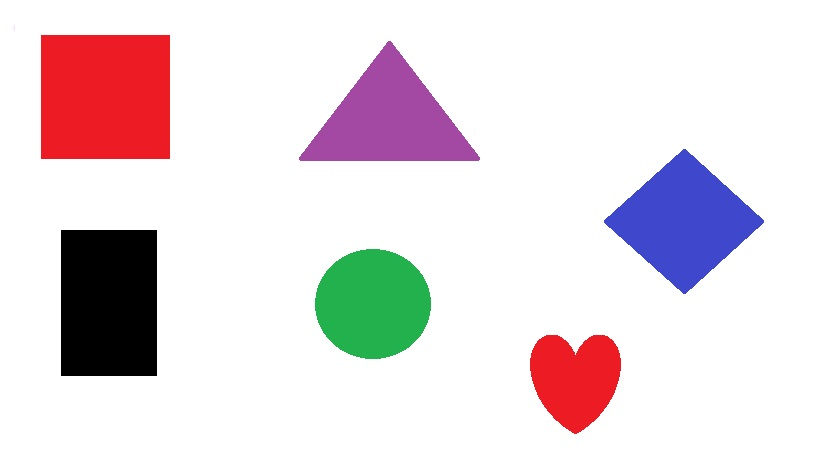
//> input picture Object detection/pics for code/Shapes.jpg, 821 x 469 px
$ ./Object_detection_inside_of_an_Image   (built with g++ and OpenCV 4)
//> lines starting //> are read from the running program, lines starting //| are printed output that depends on the picture; after the words box and inside, x2 and y2 are one past the last pixel; in counts of white or black regions, pixels touching at a corner belong together
                       ////     ||| Open Source Computer Vision Library |||     \\\\


//Header files of opencv

#include <opencv2/imgcodecs.hpp>      // To read and write images(imgcodecs)
#include <opencv2/highgui.hpp>        // To operate high level Graphics User Interface (GUI)(highgui)
#include <opencv2/imgproc.hpp>        // for processing an image (imgproc)
#include <iostream>                   // for c++ (input output stream)

using namespace cv;               // for using opencv library functions directly
using namespace std;              //  ..  ..    c++ standard    ..        ..        ..


Mat imgGray, imgBlur, imgCanny, imgDil;
string objectType;
// now we need use different function to contours the image

void getContours(Mat imgDil, Mat img)
{


	vector<vector<Point>> contours;  // contours will be a vector and inside that vector we are gonna use another vector and inside that vector the points will be stored
	vector<Vec4i> hierarchy;         // it is a vector but it has 4 intiger inside of it and opencv has a builtin function for that (Vec4i)

	//Now we need to find the contours by using findContours function , contours is the outputarray of arrays which contains the contours value
	//hierarchy is the mode where we aproximate our image by using RETR_EXTERNAL which just detect the outer contours
	// CHAIN_APPROX_SIMPLE is a point detector where its just detect the points like rect. has 4 points, tri. has 3 points

	findContours(imgDil, contours, hierarchy, RETR_EXTERNAL, CHAIN_APPROX_SIMPLE);

	// Now we will be able to find the contours so we need to print them down .. at this point we need to draw contours by using the opencv function drawcContours

	//drawContours(img, contours, -1, Scalar(255, 0, 255), 5);
	vector <vector<Point>> conPoly(contours.size());          // here we declare the conPoly array and also its size to store the Polygoan values

	vector<Rect> boundRect(contours.size());           // here we declare the boundRect value as a vector for storing the values of rectangle

	// loop through all the contours to find the extra object and for filtering it
	for (int i = 0; i < contours.size(); i++)
	{
		int area = contourArea(contours[i]);
		cout << area << endl;
		/*if (area > 7401)
		{
			drawContours(img, contours, i, Scalar(255, 0, 255), 5);     */    // filteration done*/

			// for getting the perimeter or the curves, corner of rect and other shapes or object

		float peri = arcLength(contours[i], true);


		// now we need to defaine the number of curves or corner points this Polygone has like 4->rect


		approxPolyDP(contours[i], conPoly[i], 0.02 * peri, true);


		cout << conPoly[i].size() << endl;

		//this function(boundingRect) is for coordinates of bounding rect


		boundRect[i] = boundingRect(conPoly[i]);            // storing the values in boundrect vector

		rectangle(img, boundRect[i].tl(), boundRect[i].br(), Scalar(0, 125, 255), 4);  // here we use rectsngle to draw one outside of objects tl is top left, br is bottom right corner

		// now its time to actually detect an object and display them on img
		// so at first we need to use variable which will store the values of conPoly[i] in integer

		int objectdet = (int)conPoly[i].size();                           // converted in interger value

		if (objectdet == 4) {
			// for finding the square

			float aspRatio = (float)boundRect[i].width / (float)boundRect[i].height;
			if (aspRatio > 0.95 && aspRatio < 1.05)
			{
				objectType = "Square";
			}
			else                       // rectangle
			{
				objectType = "Rectangle";
			}

		}

		else if (objectdet == 3) { objectType = "Triangle"; }

		else if (objectdet == 10) { objectType = "Heart"; }

		else if (objectdet == 8) { objectType = "Circle"; }


		//drawContours(img, conPoly, i, Scalar(255, 0, 255), 5);


		putText(img, objectType, { boundRect[i].x, boundRect[i].y - 6 }, FONT_HERSHEY_SIMPLEX, 0.70, Scalar(0, 20, 0), 2);


	}


}


void main()
{

	string path = "pics for code/shapes.jpg";
	Mat img = imread(path);
//> img is the input picture: 469 rows x 821 cols, CV_8UC3; mean B, G, R 223.9, 219.2, 230.1

	cvtColor(img, imgGray, COLOR_BGR2GRAY);   // changing the color
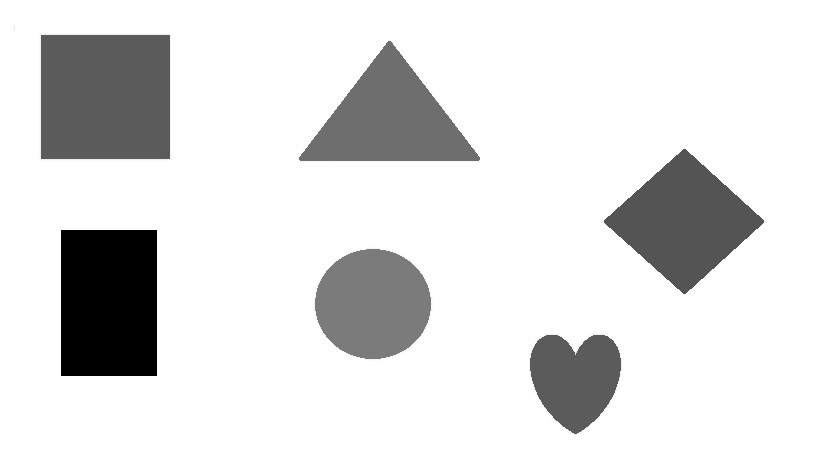
//> imgGray: 469 rows x 821 cols, CV_8UC1; min 0, max 255, mean 223
	GaussianBlur(imgGray, imgBlur, Size(3, 3), 5, 0);     // Bluring the image
	Canny(imgBlur, imgCanny, 34, 76);                // finding the edges
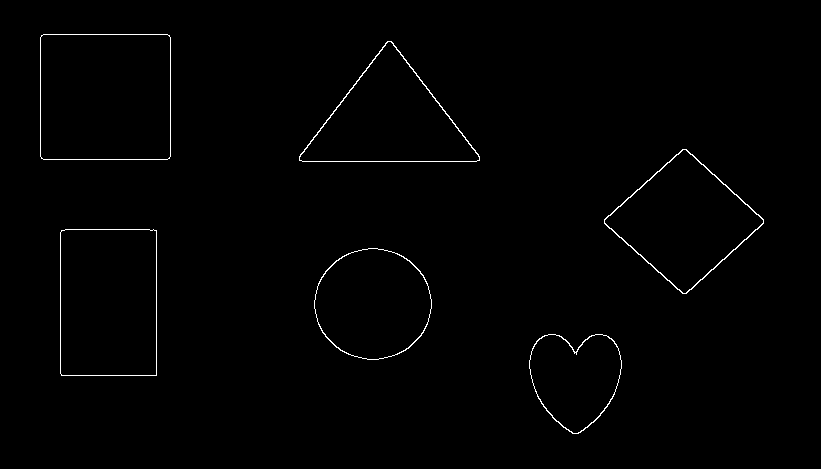
//> imgCanny: 469 rows x 821 cols, CV_8UC1; 0.78% white in thin lines or dots, all inside (x1, y1, x2, y2) = (40, 34, 764, 434)

	Mat kernel = getStructuringElement(MORPH_RECT, Size(3, 3));
	dilate(imgCanny, imgDil, kernel);                // for better look at the edges
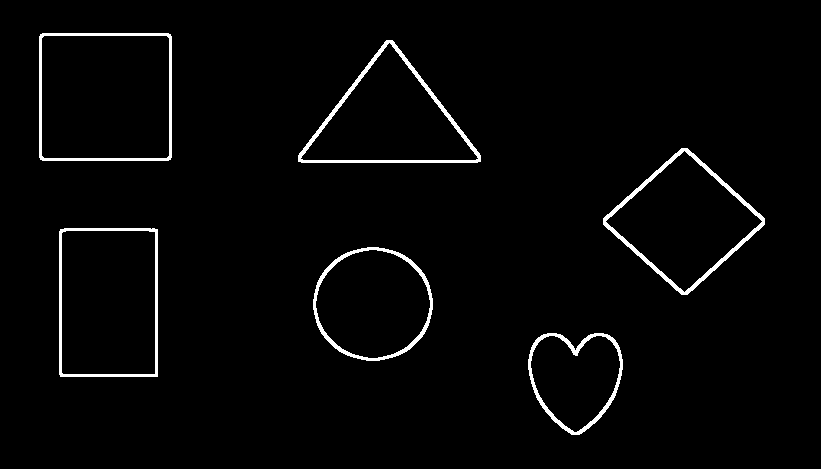
//> imgDil: 469 rows x 821 cols, CV_8UC1; 2.4% white; 6 white regions


	getContours(imgDil, img);
//> in getContours, `findContours(imgDil, contours, hierarchy, RETR_EXTERNAL, CHAIN_APPROX_..`: contours = 6 contours; box (x1, y1, x2, y2) and area: (39, 33, 172, 161) 16748, (59, 228, 158, 377) 14493, (603, 148, 765, 295) 12665, (298, 40, 481, 163) 12098, (313, 247, 433, 361) 10559, (528, 333, 623, 435) 7102
//> in getContours, `vector <vector<Point>> conPoly(contours.size());`: conPoly = 6 empty contours
//> the loop in getContours, `for (int i = 0; i < contours.size(); i++)` made 6 passes
//> (area, peri, objectdet, aspRatio) on passes 3, 4, 6: (14493, 490.5, 4, 0.662), (12665, 450, 4, 1.1), (16748, 513.3, 4, 1.04)
//> (area, peri, objectdet) on passes 1, 2, 5: (7102, 345.5, 10), (10559, 384.3, 8), (12098, 503.7, 3)
//| 7102
//| 10
//| 10559
//| 8
//| 14493
//| 4
//| 12665
//| 4
//| 12098
//| 3
//> (the first 10 of 12 printed lines)
//> pass 1, in getContours, `putText(img, objectType, { boundRect[i].x, boundRect[i].y - 6 }, FONT_..`:
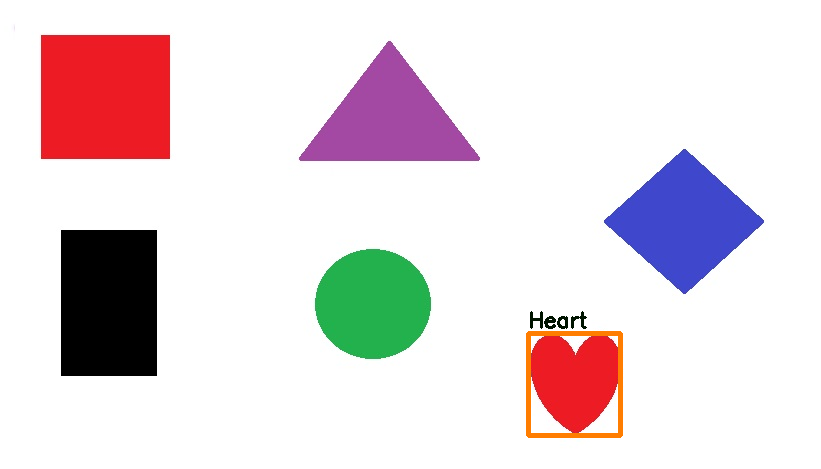
//> img: 469 rows x 821 cols, CV_8UC3; 0.61% of pixels changed, all inside (x1, y1, x2, y2) = (526, 311, 623, 438)
//> pass 2, in getContours, `putText(img, objectType, { boundRect[i].x, boundRect[i].y - 6 }, FONT_..`:
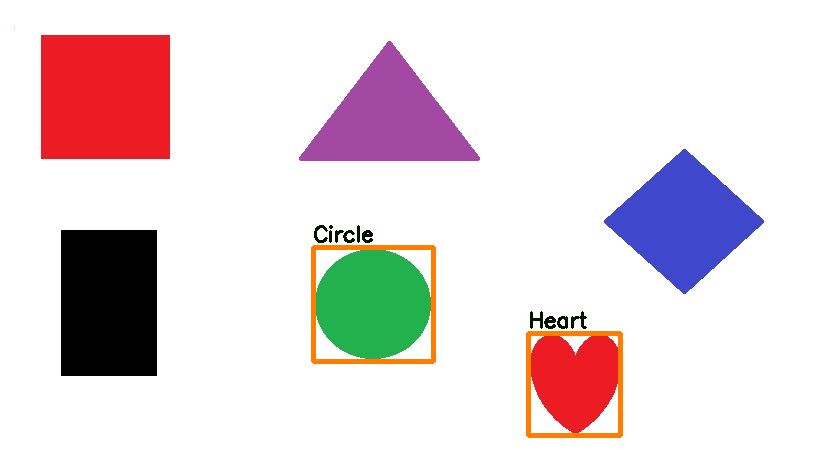
//> img: 469 rows x 821 cols, CV_8UC3; 0.72% of pixels changed, all inside (x1, y1, x2, y2) = (311, 225, 436, 364)
//> pass 3, in getContours, `putText(img, objectType, { boundRect[i].x, boundRect[i].y - 6 }, FONT_..`:
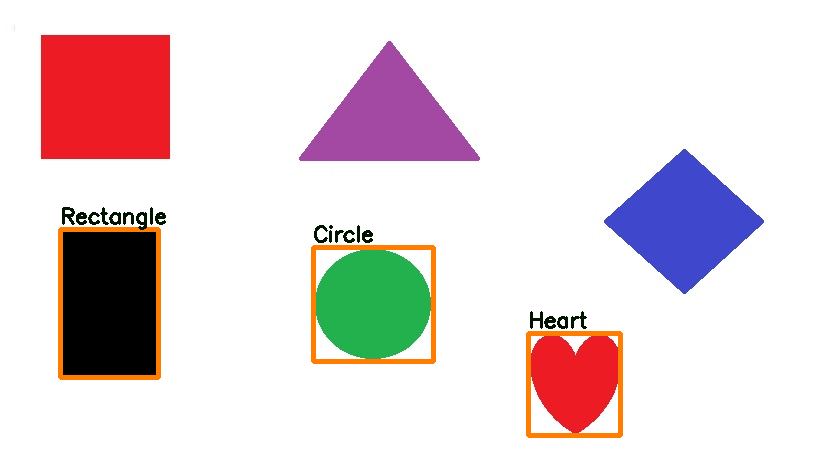
//> img: 469 rows x 821 cols, CV_8UC3; 0.85% of pixels changed, all inside (x1, y1, x2, y2) = (58, 207, 166, 380)
//> after the loop in getContours, `for (int i = 0; i < contours.size(); i++)`:
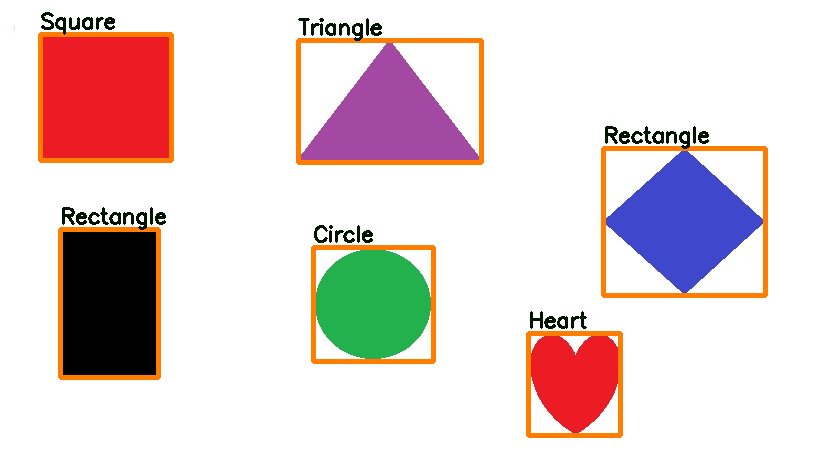
//> img: 469 rows x 821 cols, CV_8UC3; 2.77% of pixels changed, all inside (x1, y1, x2, y2) = (38, 12, 768, 298)


	//Displaying

	imshow(" Shapes ", img);


	waitKey(0);


}

$ run again, with Object detection/pics for code/Feather.jpg copied over Object detection/pics for code/Shapes.jpg
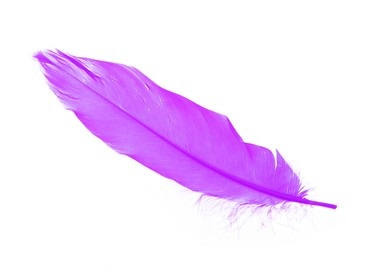
//> input picture Object detection/pics for code/Feather.jpg, 369 x 280 px
//> img is the input picture: 280 rows x 369 cols, CV_8UC3; mean B, G, R 253.7, 225.8, 245.6
//> `Canny(imgBlur, imgCanny, 34, 76);`:
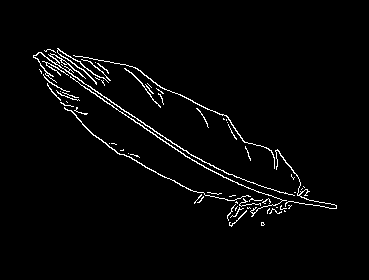
//> imgCanny: 280 rows x 369 cols, CV_8UC1; 2.6% white in thin lines or dots, all inside (x1, y1, x2, y2) = (33, 48, 337, 227)
//> imgDil: 280 rows x 369 cols, CV_8UC1; 8% white; 2 white regions
//> contours = 2 contours; box (x1, y1, x2, y2) and area: (32, 47, 338, 228) 20510, (260, 221, 266, 227) 23
//> conPoly = 2 empty contours
//> the loop in getContours, `for (int i = 0; i < contours.size(); i++)` made 2 passes
//> (area, peri, objectdet) on passes 1 to 2: (23, 18.83, 7), (20510, 896.1, 6)
//> (printed output is left out)
//> after the loop in getContours, `for (int i = 0; i < contours.size(); i++)`:
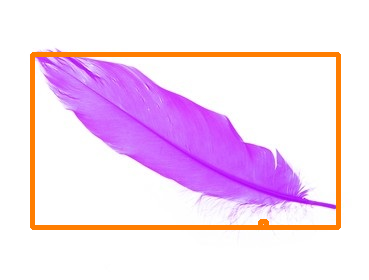
//> img: 280 rows x 369 cols, CV_8UC3; 4.68% of pixels changed, all inside (x1, y1, x2, y2) = (30, 52, 341, 230)

$ run again, with Object detection/pics for code/Shape.jpg copied over Object detection/pics for code/Shapes.jpg
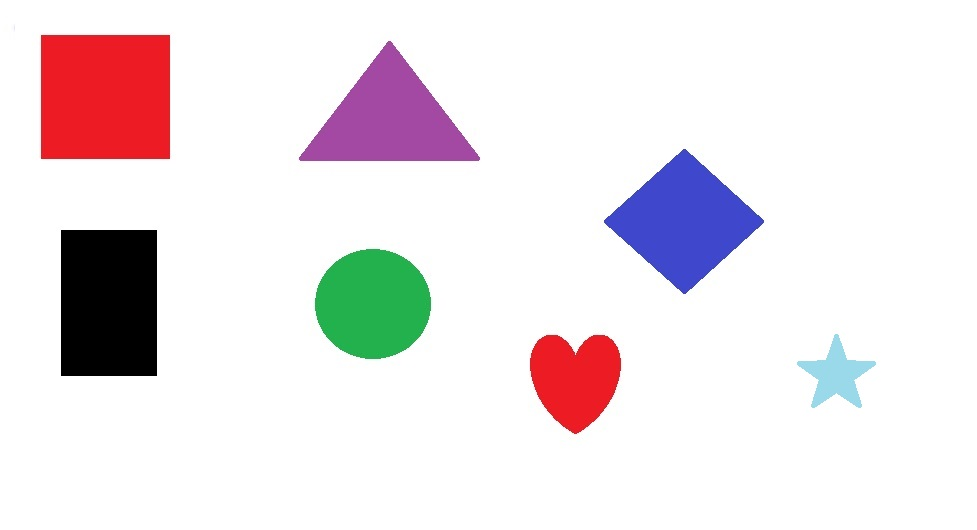
//> input picture Object detection/pics for code/Shape.jpg, 977 x 530 px
//> img is the input picture: 530 rows x 977 cols, CV_8UC3; mean B, G, R 231.7, 228.2, 235.9
//> `Canny(imgBlur, imgCanny, 34, 76);`:
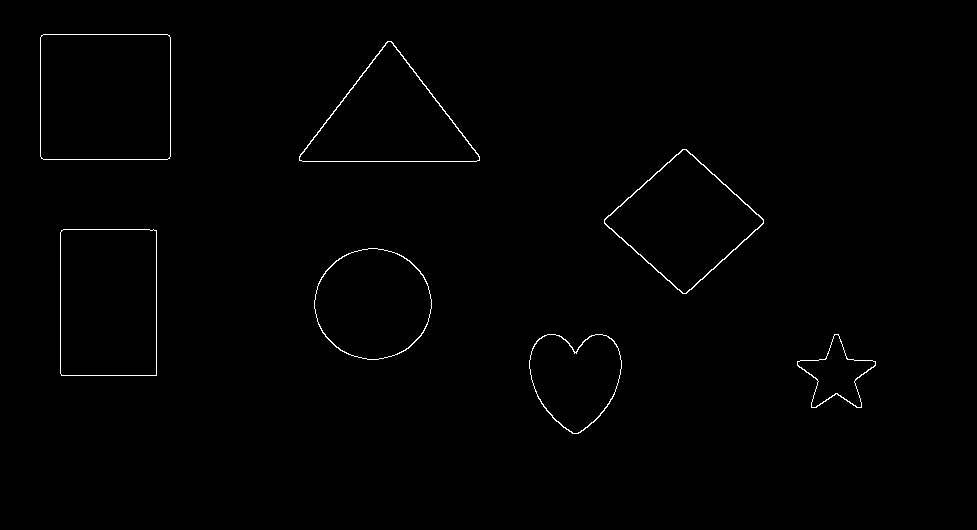
//> imgCanny: 530 rows x 977 cols, CV_8UC1; 0.64% white in thin lines or dots, all inside (x1, y1, x2, y2) = (40, 34, 876, 434)
//> imgDil: 530 rows x 977 cols, CV_8UC1; 2% white; 7 white regions
//> contours = 7 contours; box (x1, y1, x2, y2) and area: (39, 33, 172, 161) 16748, (59, 228, 158, 377) 14495, (603, 148, 765, 295) 12665, (298, 40, 481, 163) 12098, (313, 247, 433, 361) 10559, (528, 333, 623, 435) 7104, (796, 333, 877, 409) 2871
//> conPoly = 7 empty contours
//> the loop in getContours, `for (int i = 0; i < contours.size(); i++)` made 7 passes
//> (area, peri, objectdet, aspRatio) on passes 4, 5, 7: (14495, 490.5, 4, 0.662), (12665, 450, 4, 1.1), (16748, 513.3, 4, 1.04)
//> (printed output is left out)
//> after the loop in getContours, `for (int i = 0; i < contours.size(); i++)`:
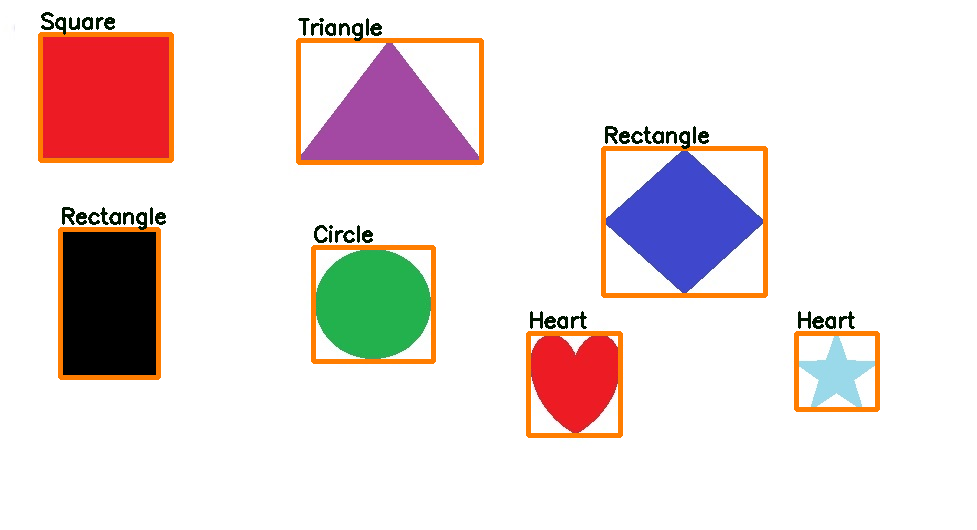
//> img: 530 rows x 977 cols, CV_8UC3; mean B, G, R 222.1, 222.9, 234.4
